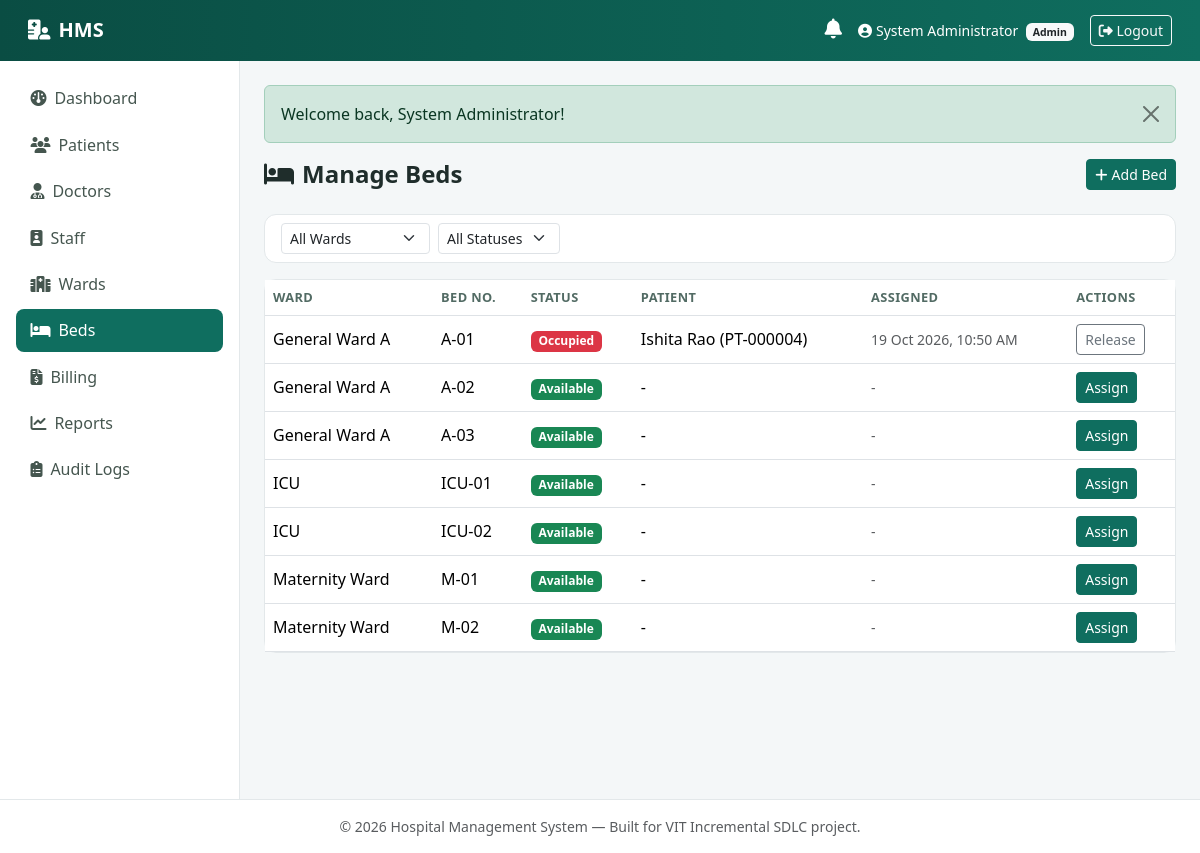
/admin/beds.php (signed in), run on the app's committed database.
### tables this page shows
CREATE TABLE beds (
    id INT AUTO_INCREMENT PRIMARY KEY,
    ward_id INT NOT NULL,
    bed_number VARCHAR(20) NOT NULL,
    status ENUM('Available','Occupied') NOT NULL DEFAULT 'Available',
    patient_id INT DEFAULT NULL,
    assigned_at DATETIME DEFAULT NULL,
    released_at DATETIME DEFAULT NULL,
    CONSTRAINT fk_bed_ward FOREIGN KEY (ward_id) REFERENCES wards(id) ON DELETE CASCADE,
    CONSTRAINT fk_bed_patient FOREIGN KEY (patient_id) REFERENCES patients(id) ON DELETE SET NULL,
    UNIQUE KEY uq_ward_bed_number (ward_id, bed_number),
    INDEX idx_bed_status (status)
);

CREATE TABLE wards (
    id INT AUTO_INCREMENT PRIMARY KEY,
    ward_name VARCHAR(100) NOT NULL,
    ward_type VARCHAR(50) NOT NULL,
    capacity INT NOT NULL DEFAULT 0,
    status ENUM('active','inactive') NOT NULL DEFAULT 'active'
);

CREATE TABLE users (
    id INT AUTO_INCREMENT PRIMARY KEY,
    name VARCHAR(150) NOT NULL,
    email VARCHAR(150) NOT NULL UNIQUE,
    password VARCHAR(255) NOT NULL,                
    role ENUM('patient','doctor','admin') NOT NULL,
    phone VARCHAR(20) DEFAULT NULL,
    address VARCHAR(255) DEFAULT NULL,
    date_of_birth DATE DEFAULT NULL,
    status ENUM('active','inactive') NOT NULL DEFAULT 'active',
    created_at TIMESTAMP NOT NULL DEFAULT CURRENT_TIMESTAMP,
    INDEX idx_users_role (role),
    INDEX idx_users_status (status)
);

CREATE TABLE patients (
    id INT AUTO_INCREMENT PRIMARY KEY,
    user_id INT NOT NULL UNIQUE,
    patient_id VARCHAR(20) NOT NULL UNIQUE,         
    emergency_contact VARCHAR(50) DEFAULT NULL,
    blood_group VARCHAR(5) DEFAULT NULL,
    created_at TIMESTAMP NOT NULL DEFAULT CURRENT_TIMESTAMP,
    CONSTRAINT fk_patients_user FOREIGN KEY (user_id) REFERENCES users(id) ON DELETE CASCADE
);

### includes/functions.php (called while the page is built, shortened)
<?php
function esc(?string $value): string
{
    return htmlspecialchars($value ?? '', ENT_QUOTES, 'UTF-8');
}
function formatDateTime(?string $dt): string
{
    return date('d M Y, h:i A', strtotime($dt));
}
function statusBadgeClass(string $status): string
{
    $map = [
        'Scheduled'   => 'bg-info text-dark',
        'Confirmed'   => 'bg-primary',
        'Completed'   => 'bg-success',
        'Cancelled'   => 'bg-danger',
        'Rescheduled' => 'bg-warning text-dark',
        'Unpaid'      => 'bg-danger',
        'Paid'        => 'bg-success',
        'Failed'      => 'bg-danger',
        'Pending'     => 'bg-warning text-dark',
        'active'      => 'bg-success',
        'inactive'    => 'bg-secondary',
        'Available'   => 'bg-success',
        'Occupied'    => 'bg-danger',
    ];
    return $map[$status] ?? 'bg-secondary';
}

### admin/beds.php (the view, shortened to what this page needs)
<?php
$pdo = getDB();
$sql = "SELECT b.*, w.ward_name, u.name AS patient_name, p.patient_id AS patient_code
        FROM beds b JOIN wards w ON b.ward_id = w.id
        LEFT JOIN patients p ON b.patient_id = p.id LEFT JOIN users u ON p.user_id = u.id
        WHERE 1=1";
$params = [];
$sql .= ' ORDER BY w.ward_name, b.bed_number';
$stmt = $pdo->prepare($sql);
$stmt->execute($params);
$beds = $stmt->fetchAll();
include __DIR__ . '/../includes/header.php';
include __DIR__ . '/../includes/navbar.php';
?>
<div class="d-flex justify-content-between align-items-center mb-4">
  <h4 class="fw-bold mb-0"><i class="fa-solid fa-bed me-2"></i>Manage Beds</h4>
  <button class="btn btn-primary btn-sm" data-bs-toggle="modal" data-bs-target="#addBedModal"><i class="fa-solid fa-plus me-1"></i>Add Bed</button>
</div>
<div class="card mb-3">
  <div class="card-body py-2">
    <form method="GET" class="d-flex gap-2">
      <select name="ward_id" class="form-select form-select-sm w-auto" onchange="this.form.submit()">
        <option value="">All Wards</option>
      </select>
      <select name="status" class="form-select form-select-sm w-auto" onchange="this.form.submit()">
        <option value="">All Statuses</option>
      </select>
    </form>
  </div>
</div>
<div class="card">
  <div class="card-body p-0">
    <?php if (!$beds): ?>
      <div class="empty-state"><i class="fa-solid fa-bed"></i>No beds found.</div>
    <?php else: ?>
      <div class="table-responsive">
        <table class="table table-hover mb-0 align-middle">
          <thead><tr><th>Ward</th><th>Bed No.</th><th>Status</th><th>Patient</th><th>Assigned</th><th>Actions</th></tr></thead>
          <tbody>
          <?php foreach ($beds as $b): ?>
            <tr>
              <td><?= esc($b['ward_name']) ?></td>
              <td><?= esc($b['bed_number']) ?></td>
              <td><span class="badge <?= statusBadgeClass($b['status']) ?>"><?= esc($b['status']) ?></span></td>
              <td><?= $b['patient_name'] ? esc($b['patient_name']) . ' (' . esc($b['patient_code']) . ')' : '-' ?></td>
              <td class="small text-muted"><?= $b['assigned_at'] ? formatDateTime($b['assigned_at']) : '-' ?></td>
              <td class="text-nowrap">
                <?php if ($b['status'] === 'Available'): ?>
                  <button class="btn btn-sm btn-primary" data-bs-toggle="modal" data-bs-target="#assignModal" onclick="openAssign(<?= $b['id'] ?>, '<?= esc($b['ward_name']) ?> - <?= esc($b['bed_number']) ?>')">Assign</button>
                <?php else: ?>
                  <form method="POST" class="d-inline" data-confirm="Release this bed?">
                    <button type="submit" class="btn btn-sm btn-outline-secondary">Release</button>
                  </form>
                <?php endif; ?>
              </td>
            </tr>
          <?php endforeach; ?>
          </tbody>
        </table>
      </div>
    <?php endif; ?>
  </div>
</div>
<?php include __DIR__ . '/../includes/footer.php'; ?>

### assets/css/style.css (style rules this page uses)
:root { --hms-primary: #0f6e5f; --hms-primary-dark: #0a4d43; --hms-accent: #2f9e8f; --hms-bg: #f4f7f8; --hms-sidebar-bg: #ffffff; --hms-border: #e3e8ea; }
body { background-color: var(--hms-bg); font-family: 'Segoe UI', Roboto, -apple-system, BlinkMacSystemFont, sans-serif; color: #1f2d2b; }
.card { border-radius: 12px; border: 1px solid var(--hms-border); }
.table thead th { color: #526b64; font-size: 0.8rem; text-transform: uppercase; letter-spacing: 0.03em; border-bottom-width: 1px; }
.btn-primary { background: var(--hms-primary); border-color: var(--hms-primary); }

### data on the page
beds: ward.ward_name "General Ward A", bed_number "A-01", status "Occupied", users.name "Ishita Rao", patient.patient_id "PT-000004", assigned_at "19 Oct 2026, 10:50 AM"
beds: ward.ward_name "General Ward A", bed_number "A-02", status "Available"
beds: ward.ward_name "General Ward A", bed_number "A-03", status "Available"
beds: ward.ward_name "ICU", bed_number "ICU-01", status "Available"
beds: ward.ward_name "ICU", bed_number "ICU-02", status "Available"
beds: ward.ward_name "Maternity Ward", bed_number "M-01", status "Available"
beds: ward.ward_name "Maternity Ward", bed_number "M-02", status "Available"

### other printed values
$_SESSION['name'] "System Administrator"
$role "Admin"
$label "Dashboard"
$label "Patients"
$label "Doctors"
$label "Staff"
$label "Wards"
$label "Beds"
$label "Billing"
$label "Reports"
$label "Audit Logs"
$flash['message'] "Welcome back, System Administrator!"
